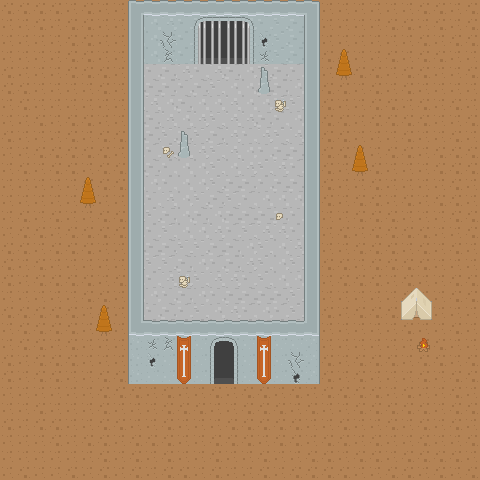

Rendered tile map (Tiled .tmx) drawn with the repository's tilesets; below, a short description and the map source with its tile grids summarised:
An orthogonal 30x30 tile map with 16x16 px tiles, 3 tile layers (Floor, walls, objects), 2 tilesets and 23 objects (17x wall, 4x zombie, player, portal).

<map version="1.2" tiledversion="1.2.4" orientation="orthogonal" renderorder="right-down" width="30" height="30" tilewidth="16" tileheight="16" infinite="0" nextlayerid="5" nextobjectid="29">
 <tileset firstgid="1" source="dungeon_transparent.tsx" />
 <tileset firstgid="523" source="roguelike_rpg_transparent.tsx" />
 <layer id="1" name="Floor" width="30" height="30">
  <data>[900 cells, 900 non-empty, 7 distinct tile ids]</data>
 </layer>
 <layer id="2" name="walls" width="30" height="30">
  <data>[900 cells, 128 non-empty, 14 distinct tile ids]</data>
 </layer>
 <layer id="3" name="objects" width="30" height="30">
  <data>[900 cells, 54 non-empty, 35 distinct tile ids]</data>
 </layer>
 <objectgroup id="4" name="objects">
  <object id="2" name="player" x="216" y="293.5" width="16.5" height="17.5" />
  <object id="4" name="wall" x="132.75" y="321" width="77.5" height="51" />
  <object id="5" name="wall" x="237.5" y="321" width="77.5" height="51" />
  <object id="6" name="wall" type="portal" x="211" y="321" width="26.25" height="44.75" />
  <object id="8" name="wall" x="131.875" y="1.625" width="8" height="319.75" />
  <object id="9" name="wall" x="307.625" y="1.375" width="8.25" height="319.75" />
  <object id="10" name="wall" x="141" y="32.5" width="166" height="13.25" />
  <object id="12" name="wall" x="261" y="68.25" width="5.75" height="12.25" />
  <object id="13" name="wall" x="181.375" y="131.125" width="5.75" height="12.25" />
  <object id="14" name="wall" x="100.25" y="307.75" width="6.75" height="13.5" />
  <object id="15" name="wall" x="84.375" y="179" width="6.75" height="13.5" />
  <object id="16" name="wall" x="356.625" y="146.75" width="6.75" height="13.5" />
  <object id="17" name="wall" x="340.625" y="50.75" width="6.75" height="13.5" />
  <object id="18" name="wall" x="403.875" y="289.75" width="24" height="15.75" />
  <object id="19" name="wall" x="420.75" y="337.25" width="6.25" height="1.75" />
  <object id="20" name="zombie" x="155.75" y="81.5837" width="16.5" height="17.5" />
  <object id="21" name="zombie" x="245.75" y="103.25" width="16.5" height="17.5" />
  <object id="22" name="zombie" x="254.75" y="176.584" width="16.5" height="17.5" />
  <object id="23" name="zombie" x="176.417" y="204.917" width="16.5" height="17.5" />
  <object id="24" name="wall" x="-5.33333" y="0" width="5.33333" height="477.333" />
  <object id="25" name="wall" x="480.667" y="0.666833" width="5.33333" height="477.333" />
  <object id="27" name="wall" x="-0.666667" y="480" width="484.667" height="4" />
  <object id="28" name="wall" x="-2.3335" y="-4.66667" width="484.667" height="4" />
 </objectgroup>
</map>
